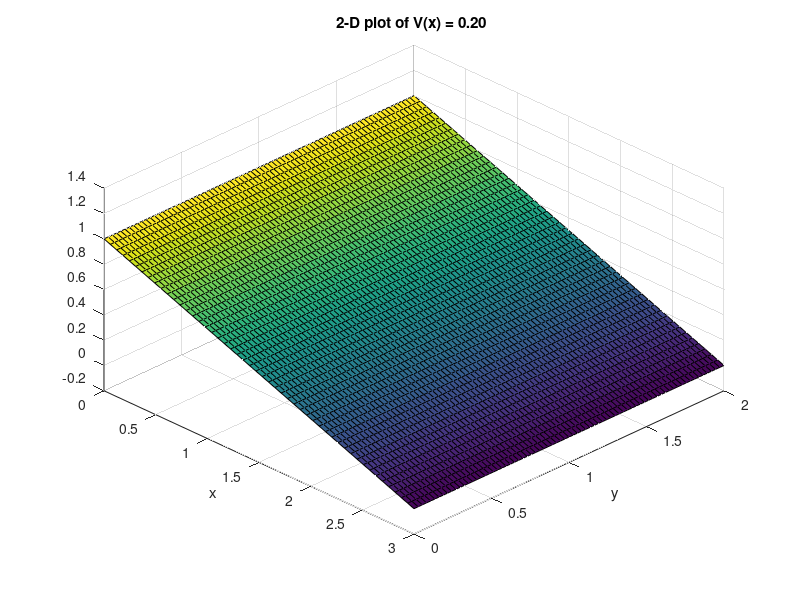
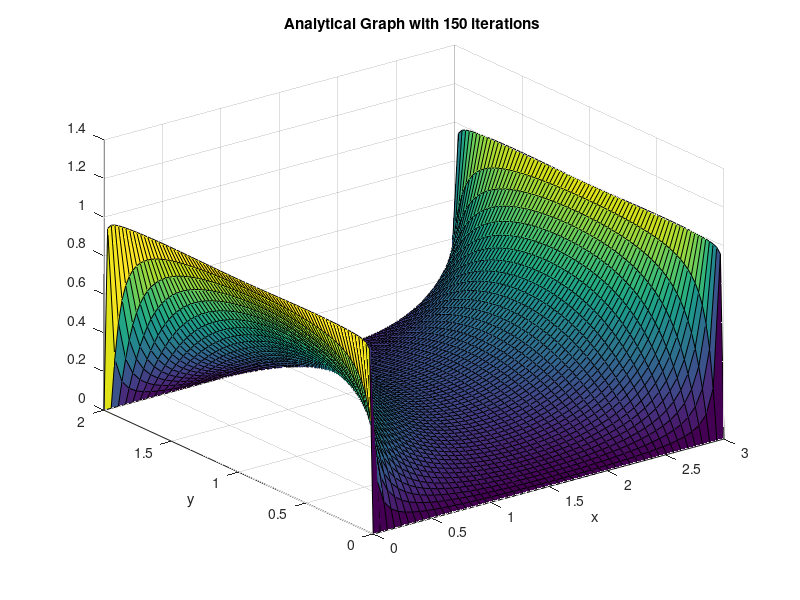

Reproduce these figures in MATLAB, in order.
%
% Khaled AbouShaban 
% Elec4700 Assignment 2 
% Q1
%

clear all
close all
set(0, 'DefaultFigureWindowStyle', 'docked')


W = 2;
L = 3;
V0 = 1;

dx = 0.2;
dy = 0.2;
nx = 50;
ny = L/W *50;


%
% implementing using matrix
%
C1 = -2*(1/dx^2 + 1/dy^2);
C2 = 1/(dx^2);
C3 = 1/(dy^2);
G = zeros(nx*ny,nx*ny);
Y = zeros(nx*ny,1);

for x=2:(nx-1)
    for y=2:(ny-1)
        i = (y-1).*nx + x;
        G(i,i) = C1;
        G(i,((y-1).*nx + x-1)) = C2;
        G(i,((y-1).*nx + x+1)) = C2;
        G(i,((y-2).*nx + x)) = C3;
        G(i,((y).*nx + x)) = C3;
    end
end


for y=1:ny
    i = ((y-1).*nx + 1);
    G(i,i) = 1;
    
    Y(i) = V0;
    
    i = ((y-1).*nx + nx);
    G(i,i) = 1;
end


for x=2:(nx-1)
    i = (1-1).*nx + x;
    G(i,i) = 1;
    G(i,(2-1).*nx + x) = -1;
    
    i = ((ny-1).*nx + x);
    G(i,i) = 1;
    G(i,((ny-2).*nx + x)) = -1;
end
V = G\Y;
V = reshape(V,[],ny)';

figure();
surf(linspace(0,L,nx),linspace(0,W,ny),V);
xlabel('x')
ylabel('y')
title(sprintf('2-D plot of V(x) = %.2f ', dx))
set(gca, 'View', [45 45])



analy = zeros(ny, nx);
x1 = repmat(linspace(-L/2,L/2,nx),ny,1);
y1 = repmat(linspace(0,W,ny),nx,1)';
itr = 150;
avgError = zeros(itr,1);


for i=1:itr
    n = 2*i - 1;
    analy = analy + 1./n.*cosh(n.*pi.*x1./W) ...
        ./cosh(n.*pi.*(L./2)./W).*sin(n.*pi.*y1./W);

    avgError(i) = mean(mean(abs(analy.*4.*V0./pi - V)));
end

analy = analy.*4.*V0./pi;

figure();
surf(linspace(0,L,nx),linspace(0,W,ny),analy);
xlabel('x')
ylabel('y')
title(sprintf('Analytical Graph with %d iterations ', itr))